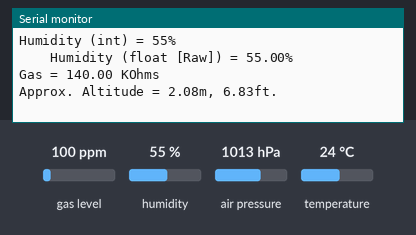
The sketch below on a simulated Arduino Uno, built with avr-gcc and run on an emulated ATmega328P. On the bench: the last lines printed to the serial monitor. The test bench sets the inputs (shaded band); at power-on: gas level 100 ppm, humidity 55 %, air pressure 1013 hPa, temperature 24 °C.

Above: at 1.2 s.
1.3 s: gas level set to 20 ppm
At 5.6 s:
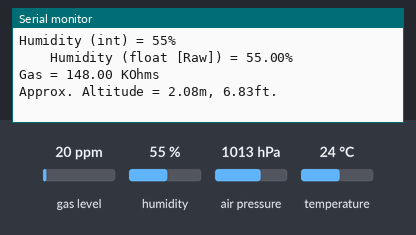
5.7 s: humidity set to 22 %
10.1 s: air pressure set to 952 hPa
At 11.2 s:
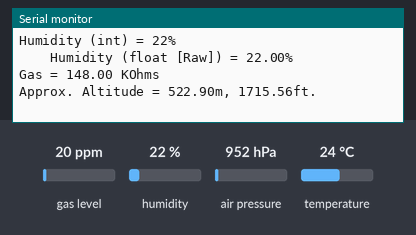

The sketch:

BME680_Test.ino
```cpp
/*
  BME680 simple subsystem test (I2C mode as primary, however SPI capable).
  For sensor calibrations and troubleshooting.

  Wiring:
  (Note: Pin labels are written the same as the board I used. Your labels may differ.)

  +-----------------------+       +-----------------------+
  |                       |       |                       |
  |     BME680 (I2C)      |       |     BME680 (SPI)      |
  |                       |       |                       |
  +_______________________+       +_______________________+
  | V | G | S | S | S |   |       | V | G | S | S | S |   |
  | C | N | C | D | D | C |       | C | N | C | D | D | C |
  | C | D | L | A | O | S |       | C | D | L | A | O | S |
  +-----------------------+       +-----------------------+
    |   |   |   |   |   |           |   |   |   |   |   |
   +5V  |   |   |   NC  NC         +5V  |   |   |   |  CS (To MCU)
       GND  |   |                      GND  |   |  SDO/ MISO (To MCU)
  (To MCU) SCL  |                 (To MCU) SCK  |
      (To MCU) SDA               (To MCU) SDI/ MOSI

  Pinouts deduced from Adafruit guide; confirmed through experiment. Source: https://learn.adafruit.com/adafruit-bme680-humidity-temperature-barometic-pressure-voc-gas?view=all#spi-logic-pins-2957115-4


                                                1284P
                                              +---\/---+
     STBY LED (Yellow)           (D 0)  PB0  1|        |40  PA0  (ADC 0 / D24)     RX Audio Input
     Error LED (Orange)          (D 1)  PB1  2|        |39  PA1  (ADC 1 / D25)     NC
     1-Wire (DQ)           INT 2 (D 2)  PB2  3|        |38  PA2  (ADC 2 / D26)     NC
     TX LED (Red)            PWM (D 3)  PB3  4|        |37  PA3  (ADC 3 / D27)     NC
     RX LED (Green)       PWM/SS (D 4)  PB4  5|        |36  PA4  (ADC 4 / D28)     NC
     NC                     MOSI (D 5)  PB5  6|        |35  PA5  (ADC 5 / D29)     NC
     NC                 PWM/MISO (D 6)  PB6  7|        |34  PA6  (ADC 6 / D30)     NC
     NC                  PWM/SCK (D 7)  PB7  8|        |33  PA7  (ADC 7 / D31)     NC
     [To Prgmr]                         RST  9|        |32  AREF
                                        VCC 10|        |31  GND
                                        GND 11|        |30  AVCC
                                      XTAL2 12|        |29  PC7  (D 23)            Sensor 3 Negative-side Control
                                      XTAL1 13|        |28  PC6  (D 22)            Sensor 3 Positive-side Control
     [To Prgmr]              RX0 (D 8)  PD0 14|        |27  PC5  (D 21) TDI        Sensor 2 Negative-side Control
     [To Prgmr]              RX1 (D 9)  PD1 15|        |26  PC4  (D 20) TDO        Sensor 2 Positive-side Control
     Anemometer-Speed  RX1/INT0 (D 10)  PD2 16|        |25  PC3  (D 19) TMS        Sensor 1 Negative-side Control
     PTT               TX1/INT1 (D 11)  PD3 17|        |24  PC2  (D 18) TCK        Sensor 1 Positive-side Control
     DAC 8.2K               PWM (D 12)  PD4 18|        |23  PC1  (D 17) SDA        [To I2C Devices]
     DAC 3.9K               PWM (D 13)  PD5 19|        |22  PC0  (D 16) SCL        [To I2C Devices]
     DAC 2.2K               PWM (D 14)  PD6 20|        |21  PD7  (D 15) PWM        DAC 1K
                                              +--------+


*/

#include <Wire.h>
#include <Adafruit_Sensor.h>
#include "Adafruit_BME680.h"


#define SEALEVELPRESSURE_HPA (1013.25)

// Preprocessor directives are used to keep sampling settings the same in setup or after recovery in loop.
#define TemperatureOS BME680_OS_8X
#define HumidityOS BME680_OS_2X
#define PressureOS BME680_OS_4X
#define IIRFS BME680_FILTER_SIZE_3
// BME680_OS_NONE  BME680_OS_1X  BME680_OS_2X  BME680_OS_4X  BME680_OS_8X  BME680_OS_16X
// BME680_FILTER_SIZE_0  BME680_FILTER_SIZE_1  BME680_FILTER_SIZE_3  BME680_FILTER_SIZE_7  BME680_FILTER_SIZE_15  BME680_FILTER_SIZE_31  BME680_FILTER_SIZE_63  BME680_FILTER_SIZE_127

#define Wait_Time 5000  // Delay at end of loop

Adafruit_BME680 bme; // I2C

// If using SPI don't forget to define pin numbers: #define BME_SCK 13  #define BME_MISO 12  #define BME_MOSI 11  #define BME_CS 10
//Adafruit_BME680 bme(BME_CS); // Hardware SPI
//Adafruit_BME680 bme(BME_CS, BME_MOSI, BME_MISO,  BME_SCK);  // Software SPI

bool BME680_Error_Flag = false;           //
//bool BME680_Wait_Flag = false;          // Any bad data would want to be seen so wait flag is not used in this sketch.

// Normally only "BME680_Pressure" and "BME680_Humidity" are used in the WX station sketch, so they are a little different.
float    BME680_Temperature_C;
float    BME680_Temperature_C_Calibration = 0.0;
float    BME680_Temperature_F;
float    BME680_Temperature_F_Calibration = -3.7;
unsigned int BME680_Pressure;  // Different datatype for ease of use with APRS.
byte         BME680_Humidity;  // Different datatype for ease of use with APRS.
float    BME680_Pressure_Float;
float    BME680_Humidity_Float;
float    BME680_VOC;
float    BME680_VOC_Calibration = 0.0;
float    BME680_Altitude;
const int Altitude_Correction = 184;    // Altitude correction for altitude of station in tenths of millibar. General rule is 1 inHg (33.86mb) per 1000ft. So, 528' for me, this works out to 17.878mb (0.03386mb per ft.).
const int BME680_Calibration = 20;      // Estimated offset to BME sensor to make it more accurate; in tenths of millibar
// Testing altitude of station: 544ft (Corrected pressure = 544ft. * 0.03387mb/ft. = 18.42mb @ 544ft.)     https://www.engineeringtoolbox.com/barometers-elevation-compensation-d_1812.html


void setup() {
  Serial.begin(115200);
  //while (!Serial);
  Serial.println(F("\nBME680 sensor calibrations and troubleshooting."));
  Serial.print(F("MCU Programmed: "));  Serial.print(__DATE__); Serial.print(F(" @ "));   Serial.println(__TIME__);  // Date and time of MCU programming/ compile.
  Serial.print(F("From: "));  Serial.println(__FILE__);  // File path of program.
  //Serial.print(F("Free RAM:     ")); Serial.println(freeMemory());


  if (!bme.begin()) {  // If cannot start sensor, raise error flag to try and recover sensor later.
    Serial.println(F("Could not find a valid BME680 sensor, check wiring! (I2C Mode) (Setup)"));
    BME680_Error_Flag = true;
  }

  // Set up oversampling and filter initialization
  // Oversampling is used for signal noise reduction and higher sensor resolution.
  bme.setTemperatureOversampling(TemperatureOS);  // BME680_OS_NONE  BME680_OS_1X  BME680_OS_2X  BME680_OS_4X  BME680_OS_8X  BME680_OS_16X
  bme.setHumidityOversampling(HumidityOS);     //
  bme.setPressureOversampling(PressureOS);     //

  bme.setIIRFilterSize(IIRFS);    // BME680_FILTER_SIZE_0  BME680_FILTER_SIZE_1  BME680_FILTER_SIZE_3  BME680_FILTER_SIZE_7  BME680_FILTER_SIZE_15  BME680_FILTER_SIZE_31  BME680_FILTER_SIZE_63  BME680_FILTER_SIZE_127
  bme.setGasHeater(320, 150);     // 320*C for 150 ms
}

void loop() {
  if (!bme.performReading()) {   // If can't read sensor.
    Serial.println(F("Failed to perform reading :( (I2C Mode) (Loop)  Attempting recovery..."));
    BME680_Error_Flag = true;
    if (!bme.begin()) {  // Try to restart it.
      Serial.println(F("Could not recover, check wiring! (I2C Mode) (Loop)"));
      BME680_Error_Flag = true;
    }
  } else {  // If can read sensor.
    if (BME680_Error_Flag) {  // If error flag, clear it and set sampling rates for post reset.

      // Sample settings are here for post reset setup
      bme.setTemperatureOversampling(TemperatureOS);
      bme.setHumidityOversampling(HumidityOS);
      bme.setPressureOversampling(PressureOS);
      bme.setIIRFilterSize(IIRFS);
      bme.setGasHeater(320, 150); // 320*C for 150 ms

      BME680_Error_Flag = false;
    }

    // Perform the readings and calculate adjusted values.
    BME680_Temperature_C = bme.temperature + BME680_Temperature_C_Calibration;
    BME680_Temperature_F = bme.temperature * 1.8 + 32.0 + BME680_Temperature_F_Calibration;  // Deg. F is not based on "BME680_Temperature_C" due to possible rounding errors.
    BME680_Pressure_Float = bme.pressure / 100.0;
    BME680_Humidity_Float = bme.humidity;
    BME680_Pressure = round(bme.pressure / 10 + Altitude_Correction + BME680_Calibration);  // hPa (hectopascal), Millibar equivalent
    BME680_Humidity = round(bme.humidity);
    BME680_VOC = bme.gas_resistance / 1000.0 + BME680_VOC_Calibration;  // Gas resistance (KOhms)
    BME680_Altitude = bme.readAltitude(SEALEVELPRESSURE_HPA);  // Approx. Altitude (Meters)  Since it is an approximation no calibration is used.


    // Print the readings.
    Serial.print(F("Temperature = "));
    Serial.print(BME680_Temperature_C);
    Serial.print(F(" *C, "));
    Serial.print(BME680_Temperature_F);
    Serial.println(F(" *F"));

    Serial.print(F("Pressure (int) = "));
    Serial.print(BME680_Pressure);
    Serial.print(F(" 1/10th-hPa/ 1/10th-mbar     "));
    Serial.print(F("Pressure (float [Raw]) = "));
    Serial.print(BME680_Pressure_Float);
    Serial.println(F(" hPa/ mbar"));

    Serial.print(F("Humidity (int) = "));
    Serial.print(BME680_Humidity);
    Serial.print(F("%                               "));
    Serial.print(F("Humidity (float [Raw]) = "));
    Serial.print(BME680_Humidity_Float);
    Serial.println(F("% "));

    Serial.print(F("Gas = "));
    Serial.print(BME680_VOC);
    Serial.println(F(" KOhms"));

    Serial.print(F("Approx. Altitude = "));
    Serial.print(BME680_Altitude);
    Serial.print(F("m, "));
    Serial.print(BME680_Altitude * 3.28084);  // Meters to Feet conversion is multiply by 3.28084
    Serial.print(F("ft. "));
  }

  Serial.println("\n\n");
  delay(Wait_Time);
}
```

Measured:
- after the input at 1.3 s, the serial monitor: prints a new line after 4.1 s (image 1)
- after the input at 10.1 s, the serial monitor: prints a new line after 0.41 s (image 2)
